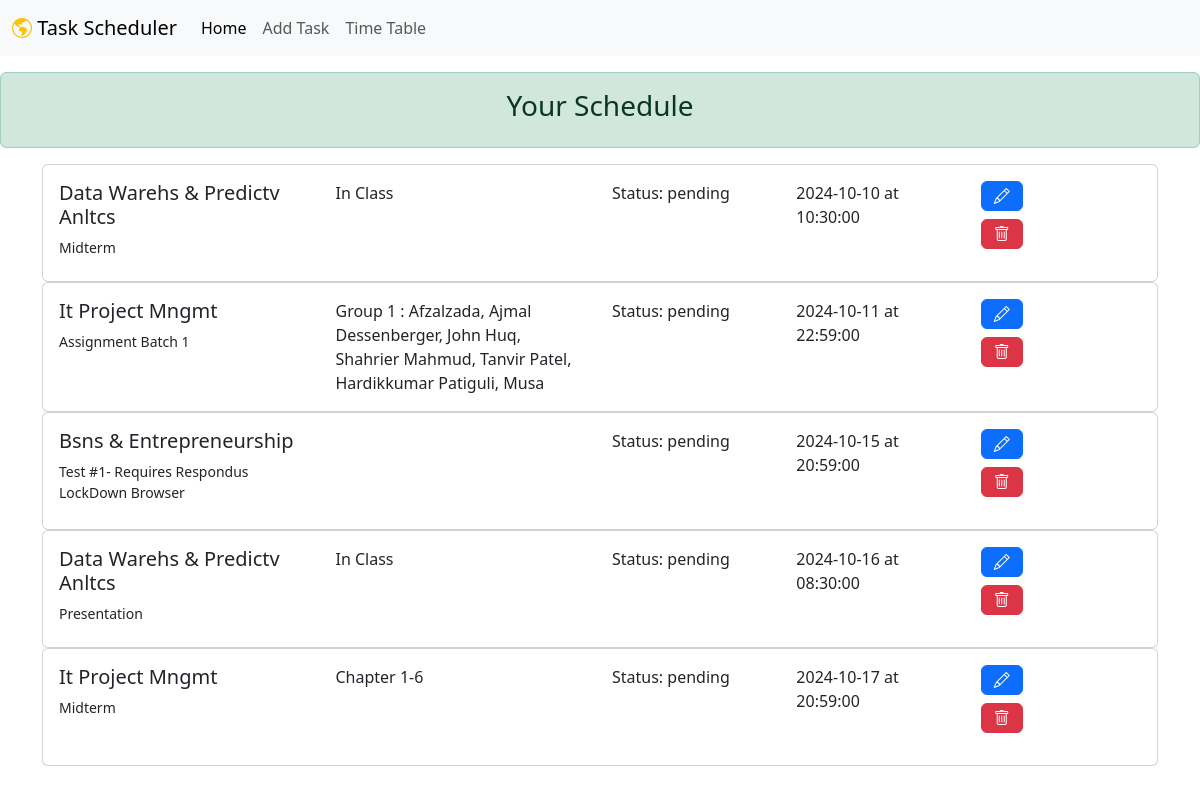
Before: / with the older database file.
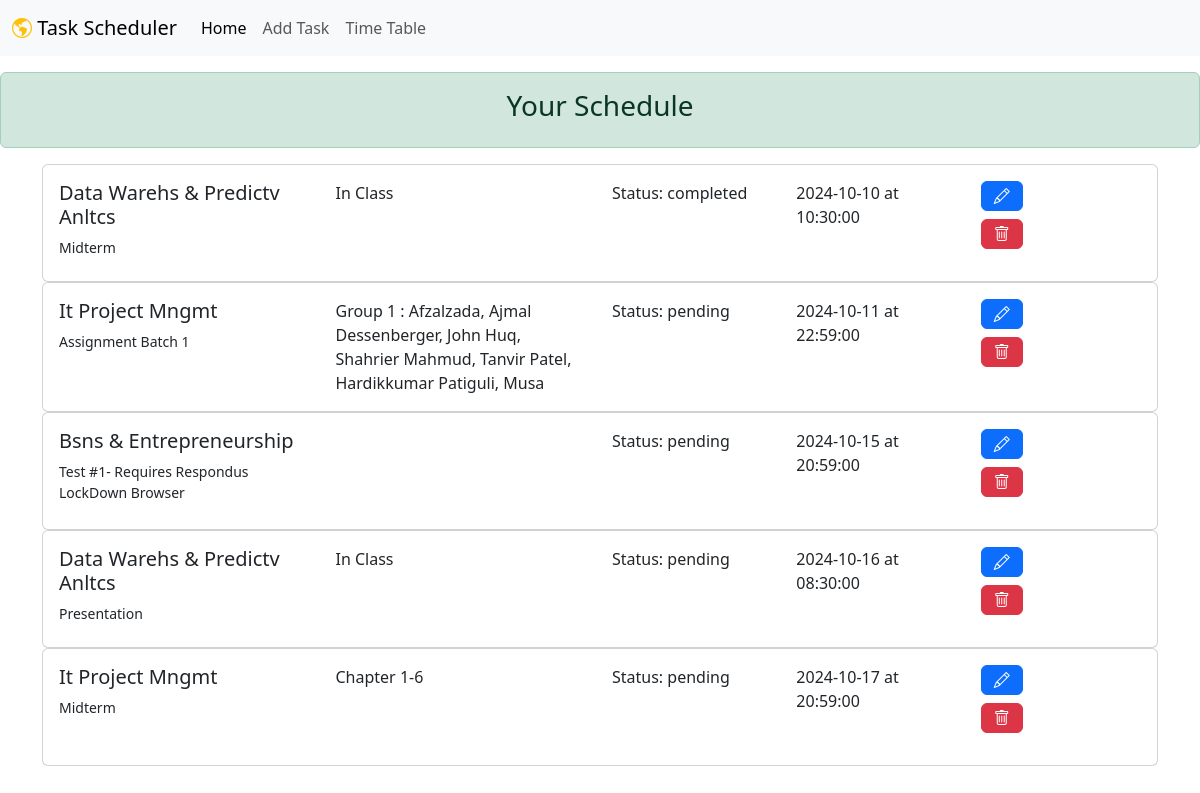
After: the same page with the newer database file.
### models.py (models this page shows)
class Task(Base):
    __tablename__ = "tasks"
    id = Column(Integer, primary_key=True)
    title = Column(String, index=True)
    description = Column(String, index=True)
    subject = Column(String, index=True)
    status = Column(String, index=True, default="pending")
    date = Column(Date, index=True, default=date.today)
    time = Column(Time, index=True, default=time(
        11, 59))  # Default to 00:00:00
    owner_id = Column(Integer, ForeignKey("users.id"))
    owner = relationship("User", back_populates="items")

### main.py (the view)
@app.get("/", response_model=list[schemas.Task])
def read_items(request: Request, skip: int = 0, limit: int = 100, db: Session = Depends(get_db)):
    items = crud.get_items(db, skip=skip, limit=limit)
    return templates.TemplateResponse(name="tasks.html", context={"request": request, "tasks": items})

### templates/tasks.html
{% include './shared/header.html' without context %}
<body>
  {% include './shared/navbar.html' without context %}
  <div class="alert alert-success mt-3" role="alert">
    <h3 class="text-center">Your Schedule</h1>
  </div>
  <div class="container">{% for task in tasks %}
    <div class="row">
      <div class="col-md-12">
        <div class="card">
          <div class="card-body row">
            <div class="col-md-3">
            <h5 class="">{{ task.subject}}</h1>
            <small class="card-title"> {{ task.title }}</small>
          </div>
          <div class="col-md-3">
            <p class="card-text">{{ task.description }}</p>
          </div>
          <div class="col-md-2">
            <p>Status: {{ task.status}}</p>
          </div>
          <div class="col-md-2">
            <p class="card-text">{{ task.date }} at {{ task.time }}</p>
          </div>
          <div class="col-md-2">
            <a href="/edit/{{ task.id }}" class="btn btn-primary mb-2">
              <i class="bi bi-pencil"></i>
            </a>
            <form action="/delete/{{ task.id }}" method="post" >
              <button type="submit" class="btn btn-danger"><i class="bi bi-trash"></i></button>
            </form>
          </div>
          </div>
        </div>
      </div>
    </div>
    {% endfor %}
  {% include './shared/footer.html' without context %}
</body>

Changed rows visible on the page:
changed Task: status "pending" → "completed"
